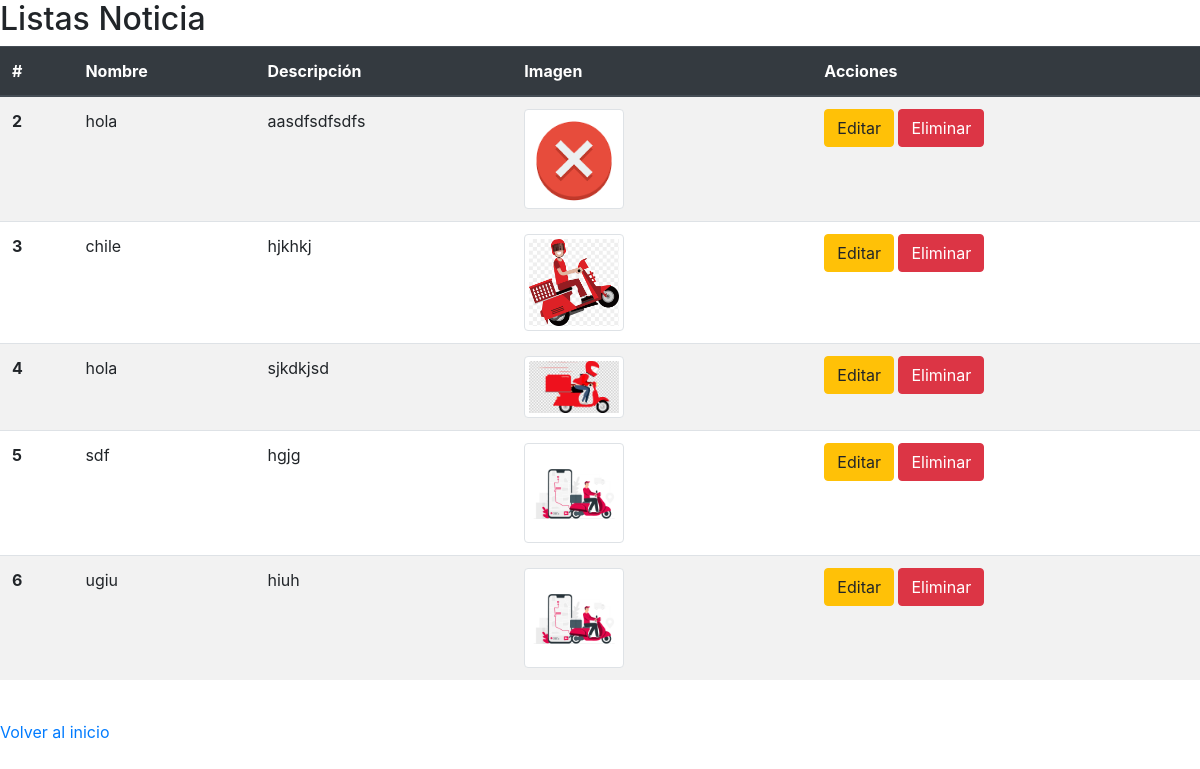
/suscripciones/listar_noticia (signed in), run on an earlier commit of the app's database.
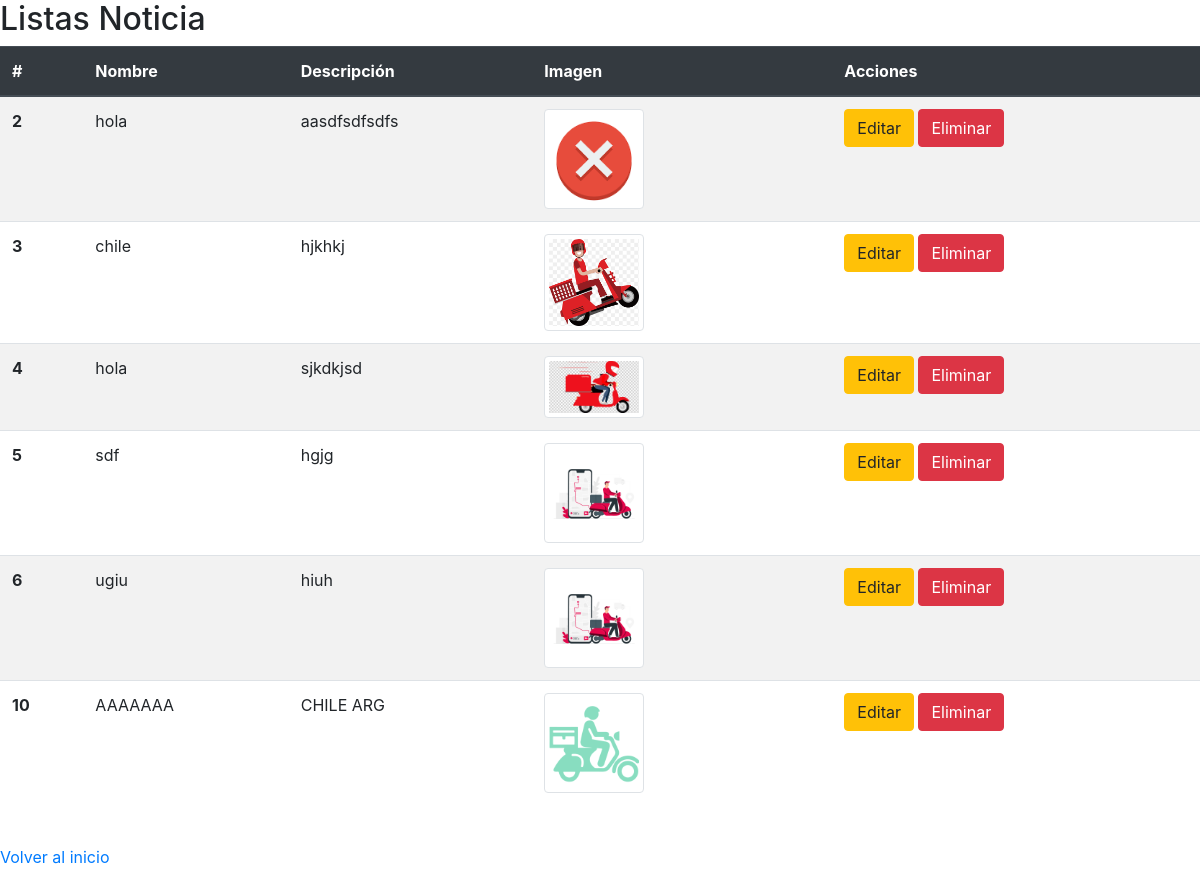
And on a later commit of the database.
### suscripciones/models.py (models this page shows)
class Noticia(models.Model):
        id_noticia = models.AutoField(primary_key=True)
        nombre = models.CharField(max_length=50)
        descripcion = models.CharField(max_length=100, null=True)
        imagen = models.ImageField(upload_to='noticia', null=False, blank=True)

### suscripciones/views.py (the view)
# urls.py: path('listar_noticia',views.lista_noticia, name="listar_noticia"),
@login_required
def lista_noticia(request):
    noticia = Noticia.objects.all()
    context={'noticias':noticia}
    return render(request, 'suscripciones/listar_noticia.html',context)

### suscripciones/templates/suscripciones/listar_noticia.html (shortened to what this page needs)
<!DOCTYPE html>
<html lang="en">
<head>
    <link rel="stylesheet" href="https://cdn.jsdelivr.net/npm/bootstrap@4.5.3/dist/css/bootstrap.min.css"
>
</head>
<body>
<h2>Listas Noticia</h2>
<table class="table table-striped table-hover">
    <thead class="thead-dark">
        <tr>
            <th scope="col">#</th>
            <th scope="col">Nombre</th>
            <th scope="col">Descripción</th>
            <th scope="col">Imagen</th>
            <th scope="col">Acciones</th>
        </tr>
    </thead>
    <tbody>
        {% for noticia in noticias %}
            <tr>
                <th scope="row">{{ noticia.id_noticia }}</th>
                <td>{{ noticia.nombre }}</td>
                <td>{{ noticia.descripcion }}</td>
                <td class="w-25">
                    {% if noticia.imagen %}
                        <img class="img-thumbnail" src="{{ noticia.imagen.url }}" alt="Imagen de la noticia">
                    {% else %}
                        <p>Sin Imagen</p>
                    {% endif %}
                </td>
                <td>
                    <a href="{% url 'editar_noticia' noticia.id_noticia %}" class="btn btn-warning">Editar</a>
                    <a href="{% url 'noticia_eliminar' noticia.id_noticia %}" class="btn btn-danger">Eliminar</a>
                </td>
            </tr>
        {% endfor %}
    </tbody>
</table>
<br>
<a href="base">Volver al inicio</a>
<br>
</body>
</html>

What changed in the data, as far as the page shows it:
added Noticia: id_noticia "10", nombre "AAAAAAA", descripcion "CHILE ARG", imagen (picture)
